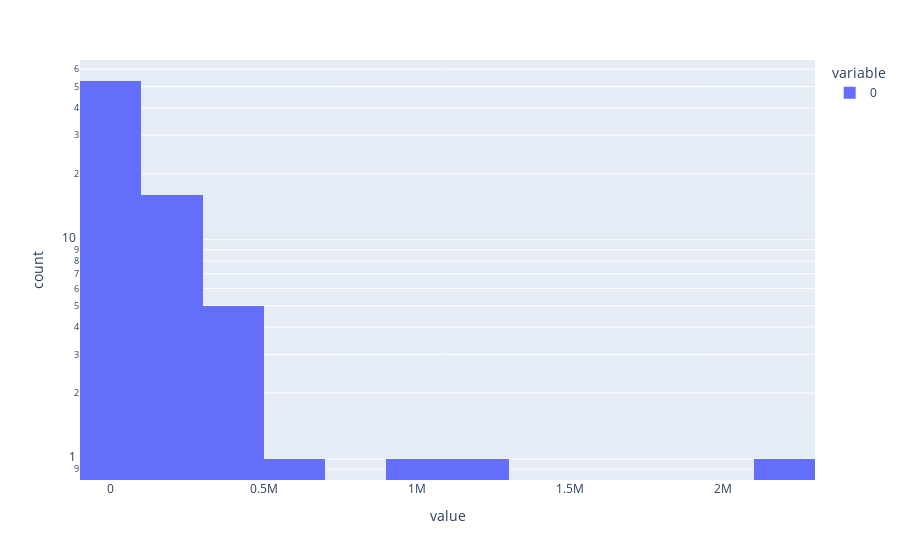

The cell this chart's notebook holds for it:
### Code cell
tax = simulation.array("e00200")
weight = simulation.array("s006")
from microdf import MicroSeries

tax = MicroSeries(tax, weights=weight)
import plotly.express as px

px.histogram(tax[::2000], log_y=True)

### Figure 1 — Plotly figure (JSON) as saved in the notebook; plotly's stock layout.template omitted (floating-point values rounded to 4 significant figures)
{"data": [{"alignmentgroup": "True", "bingroup": "x", "hovertemplate": "variable=0<br>value=%{x}<br>count=%{y}<extra></extra>", "legendgroup": "0", "marker": {"color": "#636efa", "pattern": {"shape": ""}}, "name": "0", "offsetgroup": "0", "orientation": "v", "showlegend": true, "type": "histogram", "x": [0, 49540.0, 389700.0, 35810.0, 63200.0, 125300.0, 158000.0, 31600.0, 136900.0, 45380.0, 102200.0, 0, 72680.0, 0, 140100.0, 73730.0, 116900.0, 48450.0, 0, 4213.0, 147500.0, 0, 31600.0, 0, 100100.0, 0, 222800.0, 42130.0, 204600.0, 28440.0, 0, 165400.0, 0, 84260.0, 68460.0, 0, 1580.0, 0, 0, 2214000.0, 46960.0, 32800.0, 341900.0, 224300.0, 80640.0, 83440.0, 600800.0, 198900.0, 397100.0, 36700.0, 71850.0, 86210.0, 90250.0, 11530.0, 210700.0, 416600.0, 923300.0, 83690.0, 17780.0, 84880.0, 73710.0, 10830.0, 82380.0, 68500.0, 1169000.0, 45750.0, 10210.0, 210700.0, 246900.0, 17170.0, 17710.0, 326000.0, 34580.0, 80150.0, 12190.0, 17160.0, 43730.0, 45610.0], "xaxis": "x", "yaxis": "y"}], "layout": {"barmode": "relative", "legend": {"title": {"text": "variable"}, "tracegroupgap": 0}, "margin": {"t": 60}, "xaxis": {"anchor": "y", "domain": [0, 1], "title": {"text": "value"}}, "yaxis": {"anchor": "x", "domain": [0, 1], "title": {"text": "count"}, "type": "log"}}}
